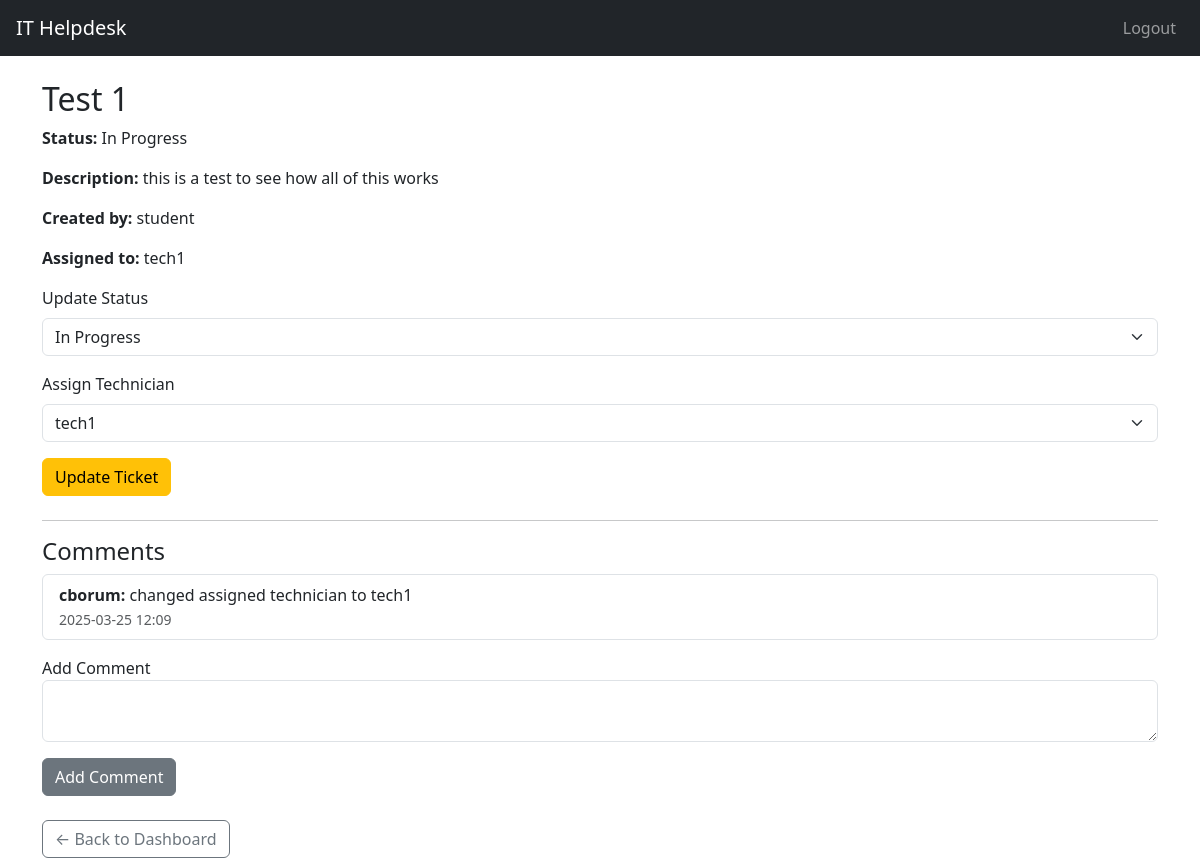
Page /ticket/1 (signed in) on the committed database.
### app/models.py (models this page shows, shortened)
class Ticket(db.Model):
    id = db.Column(db.Integer, primary_key=True)
    title = db.Column(db.String(140), nullable=False)
    description = db.Column(db.Text, nullable=False)
    status = db.Column(db.String(20), default='Open')
    created_at = db.Column(db.DateTime, default=datetime.utcnow)
    updated_at = db.Column(db.DateTime, default=datetime.utcnow, onupdate=datetime.utcnow)
    user_id = db.Column(db.Integer, db.ForeignKey('user.id'))             # ticket creator
    technician_id = db.Column(db.Integer, db.ForeignKey('user.id'))       # assigned tech
    comments = db.relationship('Comment', backref='ticket', lazy='dynamic')

class User(UserMixin, db.Model):
    id = db.Column(db.Integer, primary_key=True)
    username = db.Column(db.String(64), unique=True, nullable=False)
    password_hash = db.Column(db.String(128), nullable=False)
    role = db.Column(db.String(20), nullable=False)  # 'user' or 'technician'
    submitted_tickets = db.relationship('Ticket', foreign_keys='Ticket.user_id', backref='creator', lazy='dynamic')
    assigned_tickets = db.relationship('Ticket', foreign_keys='Ticket.technician_id', backref='technician', lazy='dynamic')
    comments = db.relationship('Comment', backref='author', lazy='dynamic')

class Comment(db.Model):
    id = db.Column(db.Integer, primary_key=True)
    ticket_id = db.Column(db.Integer, db.ForeignKey('ticket.id'))
    user_id = db.Column(db.Integer, db.ForeignKey('user.id'))
    comment_text = db.Column(db.Text, nullable=False)
    created_at = db.Column(db.DateTime, default=datetime.utcnow)

### app/routes.py (the view)
@bp.route('/ticket/<int:ticket_id>')
@login_required
def view_ticket(ticket_id):
    ticket = Ticket.query.get_or_404(ticket_id)
    if current_user.role == 'user' and ticket.user_id != current_user.id:
        flash("You don't have permission to view this ticket.")
        return redirect(url_for('routes.dashboard'))
    comments = ticket.comments.order_by(Comment.created_at).all()
    technicians = User.query.filter_by(role='technician').all()
    return render_template('ticket_detail.html', ticket=ticket, comments=comments, technicians=technicians)

### app/models.py (called while the page is built)
@login_manager.user_loader
def load_user(user_id):
    return User.query.get(int(user_id))

### app/templates/ticket_detail.html (shortened to what this page needs)
{% extends 'base.html' %}
{% block content %}
<h2>{{ ticket.title }}</h2>
<p><strong>Status:</strong> {{ ticket.status }}</p>
<p><strong>Description:</strong> {{ ticket.description }}</p>
<p><strong>Created by:</strong> {{ ticket.creator.username }}</p>
<p><strong>Assigned to:</strong> {{ ticket.technician.username if ticket.technician else "Unassigned" }}</p>
{% if current_user.role == 'technician' %}
<form method="POST" action="{{ url_for('routes.update_ticket', ticket_id=ticket.id) }}" class="mb-4">
    <div class="mb-3">
        <label for="status" class="form-label">Update Status</label>
        <select class="form-select" name="status">
            <option value="In Progress" {% if ticket.status == "In Progress" %}selected{% endif %}>In Progress</option>
        </select>
    </div>
    <div class="mb-3">
        <label for="technician_id" class="form-label">Assign Technician</label>
        <select class="form-select" name="technician_id">
            {% for tech in technicians %}
                <option value="{{ tech.id }}" {% if ticket.technician and tech.id == ticket.technician.id %}selected{% endif %}>
                    {{ tech.username }}
                </option>
            {% endfor %}
        </select>
    </div>
    <button class="btn btn-warning" type="submit">Update Ticket</button>
</form>
{% endif %}
<hr>
<h4>Comments</h4>
<ul class="list-group mb-3">
    {% for comment in comments %}
    <li class="list-group-item">
        <strong>{{ comment.author.username }}:</strong> {{ comment.comment_text }}
        <br><small class="text-muted">{{ comment.created_at.strftime('%Y-%m-%d %H:%M') }}</small>
    </li>
    {% endfor %}
</ul>
<form method="POST" action="{{ url_for('routes.add_comment', ticket_id=ticket.id) }}">
    <div class="mb-3">
        <label for="comment">Add Comment</label>
        <textarea name="comment" class="form-control" required></textarea>
    </div>
    <button type="submit" class="btn btn-secondary">Add Comment</button>
</form>
<a href="{{ url_for('routes.dashboard') }}" class="btn btn-outline-secondary mt-4">← Back to Dashboard</a>
{% endblock %}

### rows in the picture
Ticket: title "Test 1", status "In Progress", description "this is a test to see how all of this works"
User: creator.username "student"
User: technician "tech1"
Comment: author.username "cborum", comment_text "changed assigned technician to tech1", created_at "2025-03-25 12:09"

### other values in the picture
form field technician_id "tech1"
